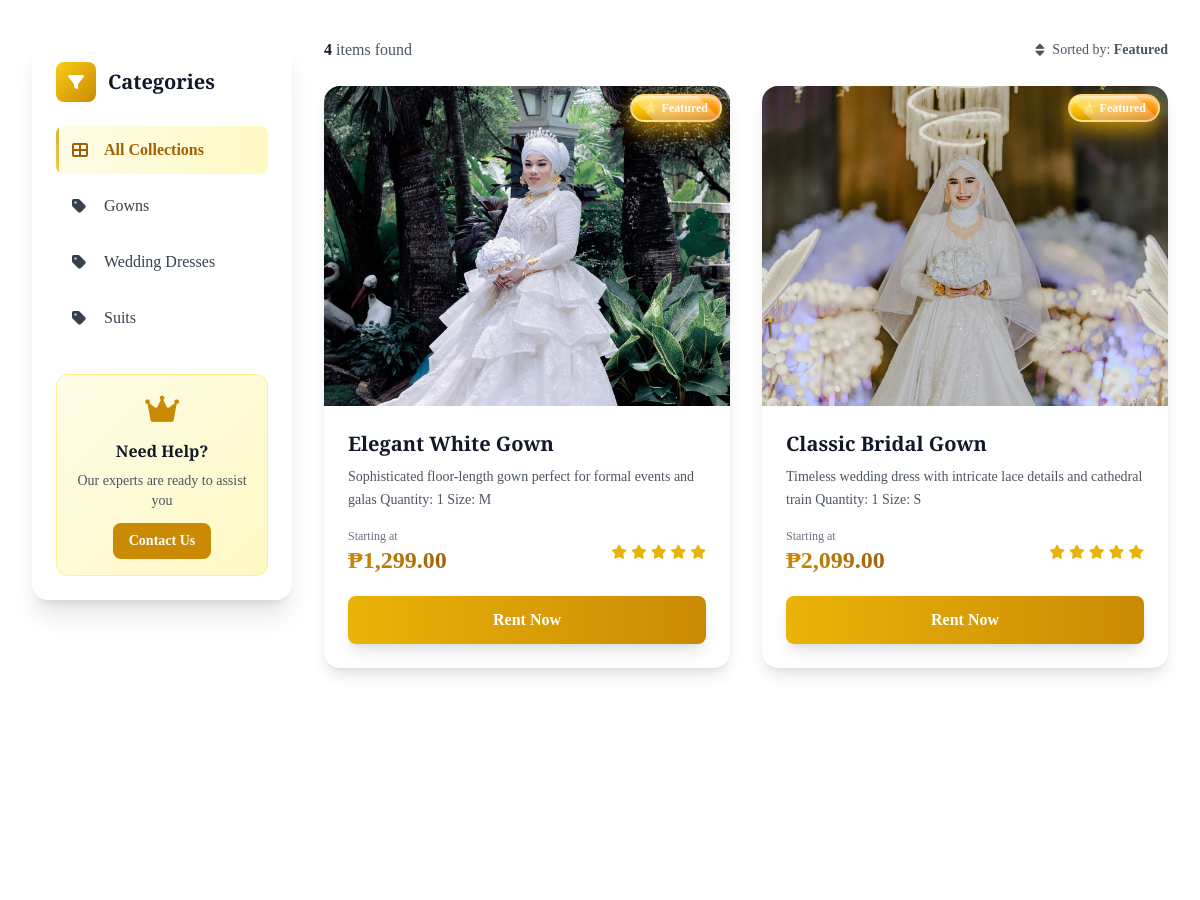
/products (middle part), run on an earlier commit of the app's database.
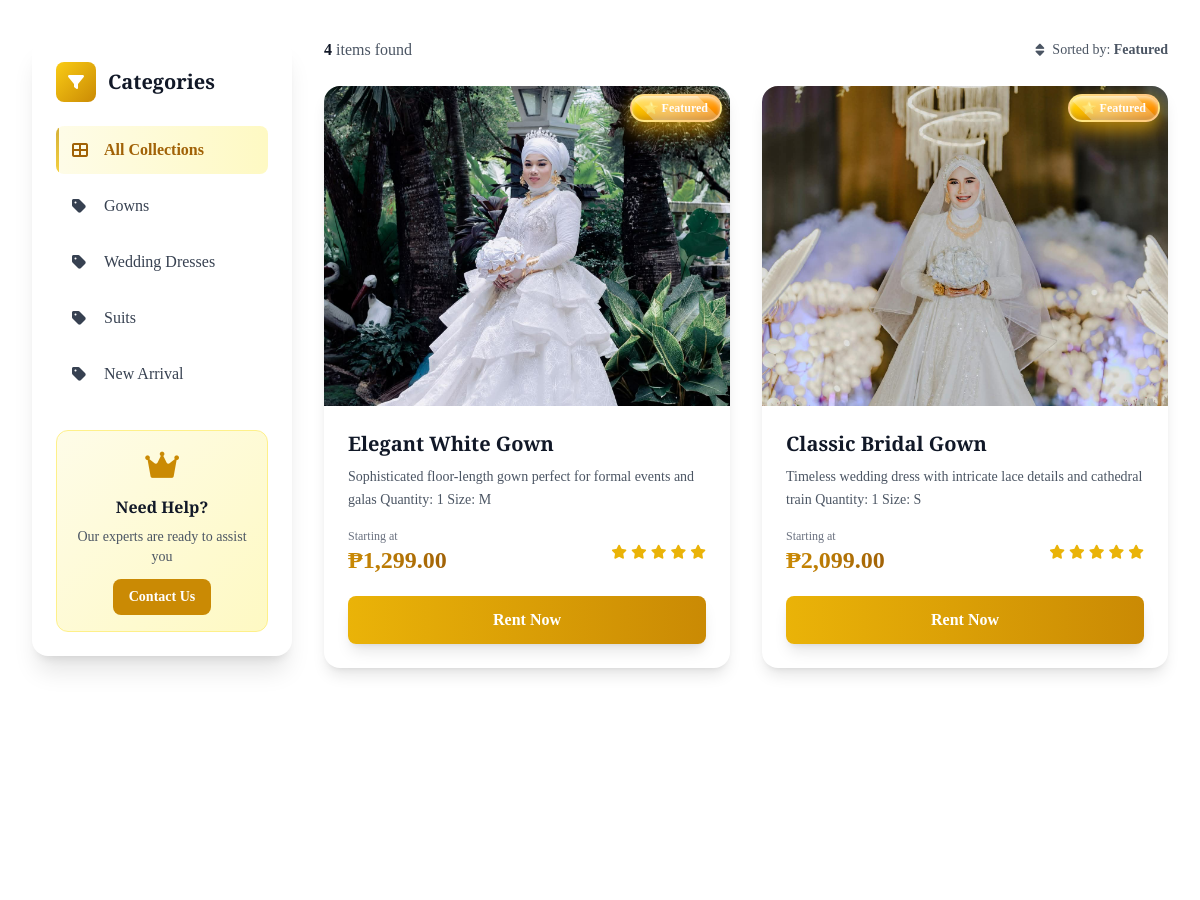
And on a later commit of the database.
### tables this page shows
CREATE TABLE `categories` (
  `id` int(11) NOT NULL,
  `name` varchar(100) NOT NULL,
  `slug` varchar(100) NOT NULL,
  `description` text DEFAULT NULL,
  `image` varchar(255) DEFAULT NULL,
  `is_active` tinyint(1) DEFAULT 1,
  `created_at` timestamp NOT NULL DEFAULT current_timestamp()
);

CREATE TABLE `products` (
  `id` int(11) NOT NULL,
  `category_id` int(11) DEFAULT NULL,
  `name` varchar(200) NOT NULL,
  `description` text DEFAULT NULL,
  `price` decimal(10,2) NOT NULL,
  `image` varchar(255) DEFAULT NULL,
  `stock_quantity` int(11) DEFAULT 0,
  `is_featured` tinyint(1) DEFAULT 0,
  `is_active` tinyint(1) DEFAULT 1,
  `created_at` timestamp NOT NULL DEFAULT current_timestamp(),
  `updated_at` timestamp NOT NULL DEFAULT current_timestamp() ON UPDATE current_timestamp()
);

### src/Controllers/ProductController.php (called while the page is built, shortened)
<?php
class ProductController {
    private $productModel;
    private $categoryModel;
    public function __construct() {
        $this->productModel = new Product();
        $this->categoryModel = new Category();
    }
    public function index() {
        $page = max(1, intval($_GET['page'] ?? 1));
        $limit = 12;
        $offset = ($page - 1) * $limit;
        $categorySlug = $_GET['category'] ?? '';
        $searchTerm = trim($_GET['search'] ?? '');
        if ($searchTerm) {
            $products = $this->productModel->search($searchTerm, $limit);
            $totalProducts = count($products);
        } else {
            $products = $this->productModel->findAll($limit, $offset);
            $totalProducts = $this->productModel->count();
        }
        $categories = $this->categoryModel->findAll();
        $totalPages = ceil($totalProducts / $limit);
        $this->render('products/index', [
            'products' => $products,
            'categories' => $categories,
            'currentPage' => $page,
            'totalPages' => $totalPages,
            'searchTerm' => $searchTerm,
            'currentCategory' => $categorySlug
        ]);
    }
    private function render($template, $data = []) {
        extract($data);
        $viewsDir = dirname(__DIR__) . '/Views';
        include $viewsDir . "/{$template}.php";
    }
}

### src/Models/BaseModel.php (called while the page is built, shortened)
<?php
abstract class BaseModel {
    protected $db;
    protected $table;
    public function __construct() {
        $database = new Database();
        $this->db = $database->connect();
    }
    public function findAll($limit = null, $offset = 0) {
        $sql = "SELECT * FROM {$this->table}";
        if ($limit) {
            $sql .= " LIMIT :limit OFFSET :offset";
        }
        $stmt = $this->db->prepare($sql);
        if ($limit) {
            $stmt->bindValue(':limit', $limit, PDO::PARAM_INT);
            $stmt->bindValue(':offset', $offset, PDO::PARAM_INT);
        }
        $stmt->execute();
        return $stmt->fetchAll();
    }
}

### src/Utils/Database.php (called while the page is built)
<?php
class Database {
    private $host;
    private $port;
    private $dbname;
    private $username;
    private $password;
    private $connection;
    public function __construct() {
        $this->host = $_ENV['DB_HOST'] ?? '127.0.0.1';
        $this->port = $_ENV['DB_PORT'] ?? '3306';
        $this->dbname = $_ENV['DB_NAME'] ?? 'joannes_boutique';
        $this->username = $_ENV['DB_USER'] ?? 'root';
        $this->password = $_ENV['DB_PASS'] ?? '';
    }
    public function connect() {
        if ($this->connection === null) {
            try {
                $dsn = "mysql:host={$this->host};port={$this->port};dbname={$this->dbname};charset=utf8mb4";
                $this->connection = new PDO($dsn, $this->username, $this->password, [
                    PDO::ATTR_ERRMODE => PDO::ERRMODE_EXCEPTION,
                    PDO::ATTR_DEFAULT_FETCH_MODE => PDO::FETCH_ASSOC,
                    PDO::ATTR_EMULATE_PREPARES => false
                ]);
            } catch (PDOException $e) {
                throw new Exception("Connection failed: " . $e->getMessage());
            }
        }
        return $this->connection;
    }
}

### src/Views/products/index.php (the view, shortened to what the changed rows need)
<div class="max-w-7xl mx-auto px-4 sm:px-6 lg:px-8 py-16">
    <div class="grid grid-cols-1 lg:grid-cols-4 gap-8">
        <aside class="lg:col-span-1">
            <div class="category-sidebar bg-white rounded-2xl shadow-xl p-6 sticky top-24">
                <div class="flex items-center gap-3 mb-6">
                    <h2 class="text-xl font-serif-elegant font-bold text-gray-900">Categories</h2>
                </div>
                <ul class="space-y-2" id="categoryList">
                    <?php foreach (($categories ?? []) as $category): ?>
                        <li>
                            <a href="#"
                               onclick="filterByCategory('<?php echo htmlspecialchars($category['slug'], ENT_QUOTES); ?>'); return false;"
                               class="category-link flex items-center gap-3 px-4 py-3 rounded-lg transition-all text-gray-700 hover:bg-gray-50"
                               data-category="<?php echo htmlspecialchars($category['slug'], ENT_QUOTES); ?>">
                                <i class="fas fa-tag w-5"></i>
                                <span><?php echo htmlspecialchars($category['name']); ?></span>
                            </a>
                        </li>
                    <?php endforeach; ?>
                </ul>
            </div>
        </aside>
        <section class="lg:col-span-3">
            <div id="productsContainer">
                <?php if (empty($products)): ?>
                    <div class="empty-state bg-white p-16 rounded-2xl shadow-xl text-center">
                        <div class="inline-block p-6 bg-gradient-to-br from-yellow-100 to-yellow-200 rounded-full mb-6">
                            <i class="fas fa-search text-yellow-600 text-6xl"></i>
                        </div>
                        <h3 class="font-serif-elegant text-3xl font-bold text-gray-900 mb-3">No Items Found</h3>
                        <p class="text-gray-600 text-lg mb-6 max-w-md mx-auto">We couldn't find any items matching your search. Try adjusting your filters or browse all collections.</p>
                        <a href="#" onclick="filterByCategory(''); return false;" class="inline-block px-8 py-3 bg-gradient-to-r from-yellow-500 to-yellow-600 text-white rounded-lg font-semibold hover:from-yellow-600 hover:to-yellow-700 transition-all shadow-lg">
                            View All Collections
                        </a>
                    </div>
                <?php else: ?>
                    <div class="grid grid-cols-1 sm:grid-cols-2 xl:grid-cols-3 gap-8" id="productGrid">
                        <?php foreach ($products as $index => $product): ?>
                            <div class="product-card-gallery scroll-fade-in bg-white rounded-2xl overflow-hidden shadow-lg" style="transition-delay: <?php echo $index * 50; ?>ms;" data-product-id="<?php echo (int)$product['id']; ?>">
                                <div class="product-image-wrapper relative h-80">
                                    <?php if (!empty($product['image'])): ?>
                                        <img src="uploads/<?php echo htmlspecialchars($product['image']); ?>"
                                             alt="<?php echo htmlspecialchars($product['name']); ?>"
                                             class="w-full h-full object-cover">
                                    <?php else: ?>
                                        <div class="w-full h-full flex items-center justify-center bg-gradient-to-br from-gray-50 to-gray-100">
                                            <i class="fas fa-crown text-yellow-400 text-7xl opacity-20"></i>
                                        </div>
                                    <?php endif; ?>
                                    <div class="absolute top-2 right-2 flex flex-col gap-2">
                                        <?php if ($product['is_featured'] ?? false): ?>
                                            <div class="featured-badge px-3 py-1 rounded-full text-white text-xs font-bold shadow-lg">
                                                ⭐ Featured
                                            </div>
                                        <?php endif; ?>
                                    </div>
                                </div>
                                <div class="p-6">
                                    <h3 class="font-serif-elegant text-xl font-bold text-gray-900 mb-2 line-clamp-1">
                                        <?php echo htmlspecialchars($product['name']); ?>
                                    </h3>
                                    <p class="text-gray-600 text-sm mb-4 line-clamp-2 leading-relaxed">
                                        <?php echo htmlspecialchars($product['description'] ?? ''); ?>
                                    </p>
                                    <div class="flex items-center justify-between mb-5">
                                        <div>
                                            <span class="text-xs text-gray-500 block">Starting at</span>
                                            <span class="text-2xl font-bold bg-gradient-to-r from-yellow-600 to-yellow-700 bg-clip-text text-transparent">
                                            </span>
                                        </div>
                                        <div class="flex items-center gap-1 text-yellow-500">
                                            <i class="fas fa-star text-sm"></i>
                                            <i class="fas fa-star text-sm"></i>
                                            <i class="fas fa-star text-sm"></i>
                                            <i class="fas fa-star text-sm"></i>
                                            <i class="fas fa-star text-sm"></i>
                                        </div>
                                    </div>
                                <div class="flex gap-2">
                                    <?php if ($product['is_reserved'] ?? false): ?>
                                        <button disabled
                                                class="flex-1 text-center px-4 py-3 bg-gray-300 text-gray-500 rounded-lg cursor-not-allowed font-semibold opacity-60">
                                            <i class="fas fa-lock mr-2"></i>Reserved
                                        </button>
                                    <?php else: ?>
                                        <a href="products/show/<?php echo (int)$product['id']; ?>"
                                        class="flex-1 text-center px-4 py-3 bg-gradient-to-r from-yellow-500 to-yellow-600 text-white rounded-lg hover:from-yellow-600 hover:to-yellow-700 transition-all font-semibold shadow-lg">
                                            Rent Now
                                        </a>
                                    <?php endif; ?>
                                </div>
                                </div>
                            </div>
                        <?php endforeach; ?>
                    </div>
                <?php endif; ?>
            </div>
        </section>
    </div>
</div>

What changed in the data, as far as the page shows it:
added categories: name "New Arrival"
